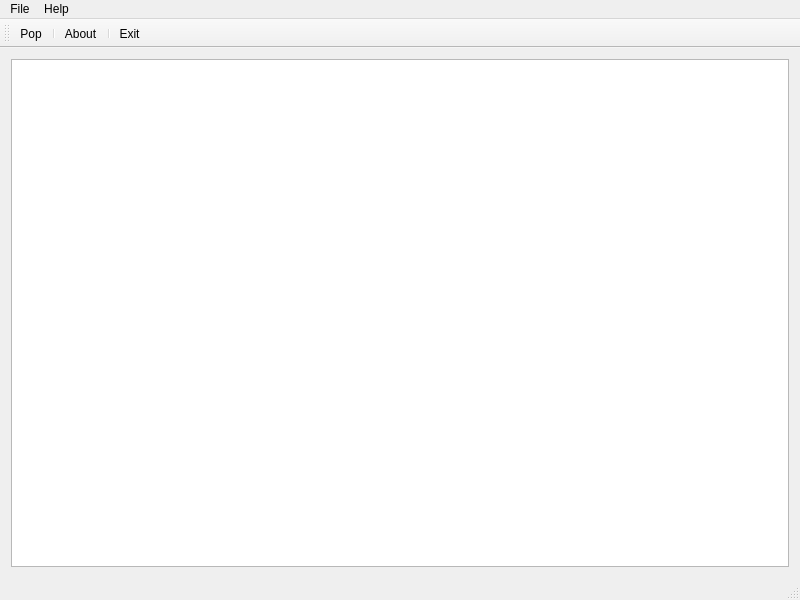
<?xml version="1.0" encoding="UTF-8"?>
<ui version="4.0">
 <class>SharedlibNameFrame</class>
 <widget class="QMainWindow" name="SharedlibNameFrame">
  <property name="geometry">
   <rect>
    <x>0</x>
    <y>0</y>
    <width>800</width>
    <height>600</height>
   </rect>
  </property>
  <property name="windowTitle">
   <string>SharedlibNameApp</string>
  </property>
  <widget class="QWidget" name="centralwidget">
   <layout class="QVBoxLayout" name="verticalLayout">
    <item>
     <widget class="QTextEdit" name="textEdit"/>
    </item>
   </layout>
  </widget>
  <widget class="QMenuBar" name="menuBar">
   <property name="geometry">
    <rect>
     <x>0</x>
     <y>0</y>
     <width>800</width>
     <height>25</height>
    </rect>
   </property>
   <widget class="QMenu" name="menuFile">
    <property name="title">
     <string>File</string>
    </property>
    <addaction name="actionPop"/>
    <addaction name="separator"/>
    <addaction name="actionExit"/>
   </widget>
   <widget class="QMenu" name="menuHelp">
    <property name="title">
     <string>Help</string>
    </property>
    <addaction name="actionAbout"/>
   </widget>
   <addaction name="menuFile"/>
   <addaction name="menuHelp"/>
  </widget>
  <widget class="QToolBar" name="mainToolBar">
   <attribute name="toolBarArea">
    <enum>TopToolBarArea</enum>
   </attribute>
   <attribute name="toolBarBreak">
    <bool>false</bool>
   </attribute>
   <addaction name="actionPop"/>
   <addaction name="separator"/>
   <addaction name="actionAbout"/>
   <addaction name="separator"/>
   <addaction name="actionExit"/>
  </widget>
  <widget class="QStatusBar" name="statusbar"/>
  <action name="actionPop">
   <property name="icon">
    <iconset resource="sharedlib_name_app.qrc">
     <normaloff>:/images/pop.png</normaloff>
     :/images/pop.png
    </iconset>
   </property>
   <property name="text">
    <string>Pop</string>
   </property>
   <property name="toolTip">
    <string>Pop a window</string>
   </property>
   <property name="shortcut">
    <string>Ctrl+N</string>
   </property>
  </action>
  <action name="actionExit">
   <property name="icon">
    <iconset resource="sharedlib_name_app.qrc">
     <normaloff>:/images/exit.png</normaloff>
     :/images/exit.png
    </iconset>
   </property>
   <property name="text">
    <string>Exit</string>
   </property>
   <property name="toolTip">
    <string>Exit sharedlib_name_app</string>
   </property>
   <property name="shortcut">
   </property>
  </action>
  <action name="actionAbout">
   <property name="icon">
    <iconset resource="sharedlib_name_app.qrc">
     <normaloff>:/images/info.png</normaloff>
     :/images/info.png
    </iconset>
   </property>
   <property name="text">
    <string>About</string>
   </property>
   <property name="toolTip">
    <string>About sharedlib_name_app</string>
   </property>
  </action>
 </widget>
 <layoutdefault spacing="6" margin="11"/>
 <resources/>
 <connections/>
</ui>
